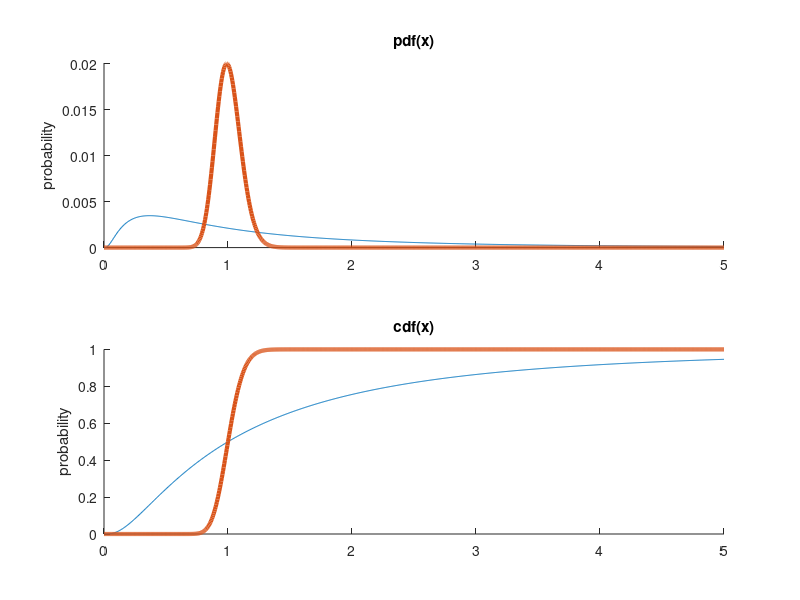
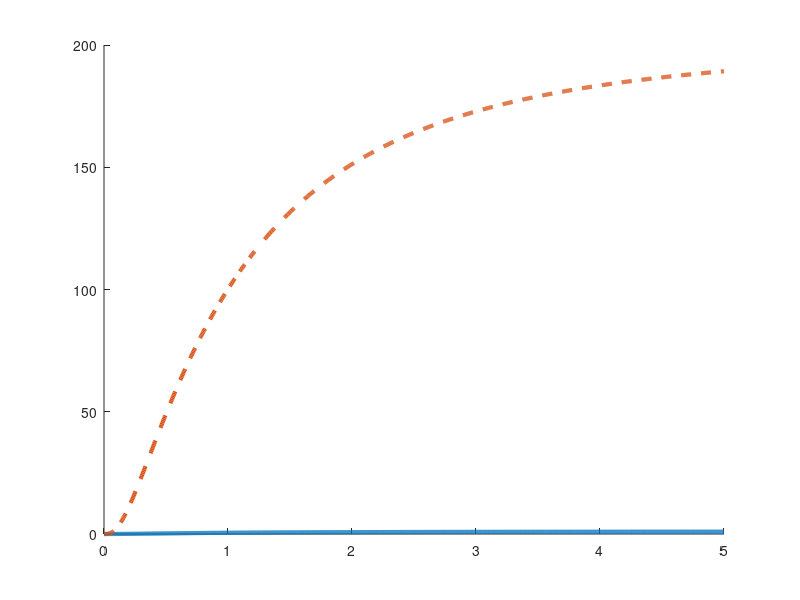

MATLAB code for these plots, in order:
%%
%   COURSE: Master statistics and machine learning: intuition, math, code										
%      URL: udemy.com/course/statsml_x/?couponCode=202509 
% 
%  SECTION: Probability theory
%    VIDEO: cdf's and pdf's
% 
%  TEACHER: Mike X Cohen, sincxpress.com
%

%%

% a clear MATLAB workspace is a clear mental workspace
close all; clear
pkg load statistics % load Octave stats package

%% example using log-normal distribution

% variable to evaluate the functions on
x = linspace(0,5,1001);

% note the function call pattern...
p1 = lognpdf(x,0,1);
c1 = logncdf(x,0,1);

p2 = lognpdf(x,0,.1);
c2 = logncdf(x,0,.1);


% draw the pdfs
figure(1), clf
subplot(211)
plot(x,p1./sum(p1),'linewidth',3) % question: why divide by sum here?
plot(x,p1./sum(p1), x,p2./sum(p2),'linewidth',3)
box off
set(gca,'ylim',[0 .0201])
ylabel('probability')
title('pdf(x)')

% draw the cdfs
subplot(212)
plot(x,c1,'linewidth',3)
plot(x,c1, x,c2,'linewidth',3)
box off
ylabel('probability')
title('cdf(x)')

%% computing the cdf from the pdf

% compute the cdf
c1x = cumsum( p1 );

figure(2), clf, hold on
plot(x,c1,'linewidth',3)
plot(x,c1x,'--','linewidth',3)

%% done.
